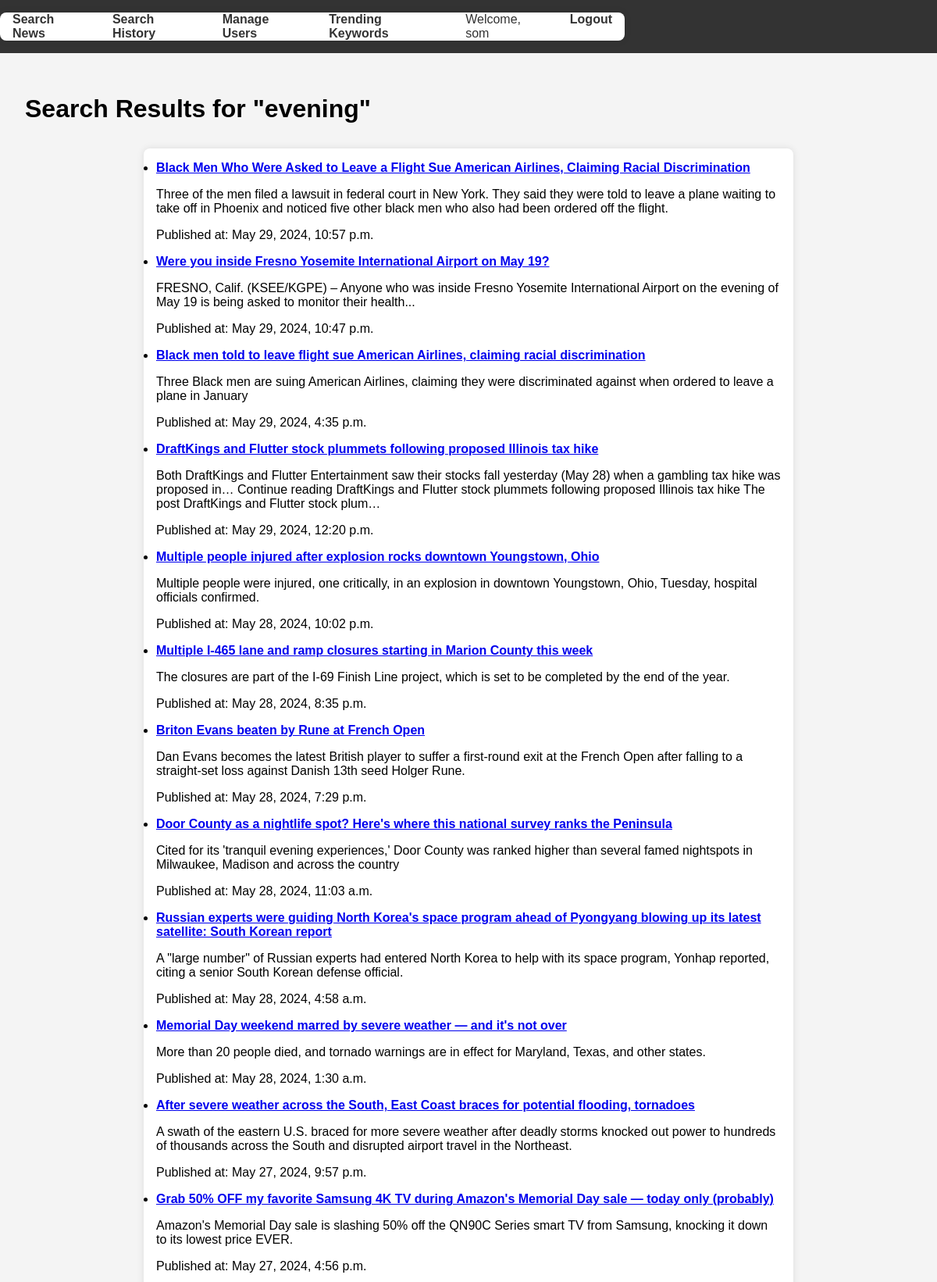
The app's page /search/results/15/ (signed in, upper part) with its own data.
### search/models.py (models this page shows, shortened)
class KeywordSearch(models.Model):
    user = models.ForeignKey(User, on_delete=models.CASCADE)
    keyword = models.CharField(max_length=255)
    last_searched = models.DateTimeField(auto_now=True)
    last_api_request = models.DateTimeField(null=True, blank=True)
    search_count = models.IntegerField(default=0)
    def __str__(self):
        return f'{self.keyword} by {self.user}'

class NewsArticle(models.Model):
    keyword_search = models.ForeignKey(KeywordSearch,related_name='news_articles', on_delete=models.CASCADE)
    title = models.CharField(max_length=255)
    description = models.TextField(null=True, blank=True)
    url = models.URLField()
    published_at = models.DateTimeField()
    class Meta:
        ordering = ['-published_at']
    def __str__(self):
        return self.title

### search/views.py (the view)
# urls.py: path('results/<int:keyword_search_id>/', views.search_results, name='search_results'),
@login_required
def search_results(request, keyword_search_id):
    keyword_search = KeywordSearch.objects.get(id=keyword_search_id, user=request.user)
    print(keyword_search)
    articles = keyword_search.news_articles.all()
    print(articles)
    return render(request, 'search/result.html', {'keyword_search': keyword_search, 'articles': articles})

### search/templates/search/result.html (shortened to what this page needs)
{% extends "base.html" %}
{% block content %}
<h1>Search Results for "{{ keyword_search.keyword }}"</h1>
<ul>
    {% for article in articles %}
        <li>
            <a href="{{ article.url }}" target="_blank">{{ article.title }}</a>
            <p>{{ article.description }}</p>
            <p>Published at: {{ article.published_at }}</p>
        </li>
    {% endfor %}
</ul>
{% endblock %}

### templates/base.html (shortened to what this page needs)
{% load static %}
<!DOCTYPE html>
<html>
<head>
    <link rel="stylesheet" type="text/css" href="{% static 'css/styles.css' %}">
</head>
<body>
    <header>
        <nav>
            <ul>
                <li><a href="{% url 'search_news' %}">Search News</a></li>
                <li><a href="{% url 'search_history' %}">Search History</a></li>
                {% if user.is_superuser %}
                    <li><a href="{% url 'manage_users' %}">Manage Users</a></li>
                    <li><a href="{% url 'trending_keywords' %}">Trending Keywords</a></li>
                {% endif %}
                {% if user.is_authenticated %}
                    <li>Welcome, {{ user.username }}</li>
                    <li><a href="{% url 'logout' %}">Logout</a></li>
                {% else %}
                    <li><a href="{% url 'login' %}">Login</a></li>
                {% endif %}
            </ul>
        </nav>
    </header>
    <main>
        {% block content %}
        {% endblock %}
    </main>
</body>
</html>

### static/css/styles.css (style rules this page uses)
body { font-family: Arial, sans-serif; margin: 0; padding: 0; background-color: #f4f4f4; }
header { background-color: #333; color: white; padding: 1rem 0; }
nav ul { list-style-type: none; margin: 0; padding: 0; display: flex; justify-content: center; }
nav ul li { margin: 0 1rem; color: #333; text-decoration: none; }
nav ul li a { color: #333; text-decoration: none; }
main { padding: 2rem; }
ul { max-width: 800px; margin: 2rem auto; background: white; padding: 1rem; border-radius: 8px; box-shadow: 0 0 10px rgba(0, 0, 0, 0.1); }
ul li { margin-bottom: 1rem; }
ul li a { font-weight: bold; }

### records on screen
KeywordSearch: keyword "evening"
NewsArticle: title "Black Men Who Were Asked to Leave a Flight Sue American Airlines, Claiming Racial Discrimination", description "Three of the men filed a lawsuit in federal court in New York. They said they were told to leave a plane waiting to take off in Phoenix and noticed five other black men who also had been ordered off the flight.", published_at "May 29, 2024, 10:57 p.m."
NewsArticle: title "Were you inside Fresno Yosemite International Airport on May 19?", description "FRESNO, Calif. (KSEE/KGPE) – Anyone who was inside Fresno Yosemite International Airport on the evening of May 19 is being asked to monitor their health...", published_at "May 29, 2024, 10:47 p.m."
NewsArticle: title "Black men told to leave flight sue American Airlines, claiming racial discrimination", description "Three Black men are suing American Airlines, claiming they were discriminated against when ordered to leave a plane in January", published_at "May 29, 2024, 4:35 p.m."
NewsArticle: title "DraftKings and Flutter stock plummets following proposed Illinois tax hike", description "Both DraftKings and Flutter Entertainment saw their stocks fall yesterday (May 28) when a gambling tax hike was proposed in… Continue reading DraftKings and Flutter stock plummets following proposed Illinois tax hike The post DraftKings and Flutter stock plum…", published_at "May 29, 2024, 12:20 p.m."
NewsArticle: title "Multiple people injured after explosion rocks downtown Youngstown, Ohio", description "Multiple people were injured, one critically, in an explosion in downtown Youngstown, Ohio, Tuesday, hospital officials confirmed.", published_at "May 28, 2024, 10:02 p.m."
NewsArticle: title "Multiple I-465 lane and ramp closures starting in Marion County this week", description "The closures are part of the I-69 Finish Line project, which is set to be completed by the end of the year.", published_at "May 28, 2024, 8:35 p.m."
NewsArticle: title "Briton Evans beaten by Rune at French Open", description "Dan Evans becomes the latest British player to suffer a first-round exit at the French Open after falling to a straight-set loss against Danish 13th seed Holger Rune.", published_at "May 28, 2024, 7:29 p.m."
NewsArticle: title "Door County as a nightlife spot? Here's where this national survey ranks the Peninsula", description "Cited for its 'tranquil evening experiences,' Door County was ranked higher than several famed nightspots in Milwaukee, Madison and across the country", published_at "May 28, 2024, 11:03 a.m."
NewsArticle: title "Russian experts were guiding North Korea's space program ahead of Pyongyang blowing up its latest satellite: South Korean report", description "A \"large number\" of Russian experts had entered North Korea to help with its space program, Yonhap reported, citing a senior South Korean defense official.", published_at "May 28, 2024, 4:58 a.m."
NewsArticle: title "Memorial Day weekend marred by severe weather — and it's not over", description "More than 20 people died, and tornado warnings are in effect for Maryland, Texas, and other states.", published_at "May 28, 2024, 1:30 a.m."
NewsArticle: title "After severe weather across the South, East Coast braces for potential flooding, tornadoes", description "A swath of the eastern U.S. braced for more severe weather after deadly storms knocked out power to hundreds of thousands across the South and disrupted airport travel in the Northeast.", published_at "May 27, 2024, 9:57 p.m."
NewsArticle: title "Grab 50% OFF my favorite Samsung 4K TV during Amazon's Memorial Day sale — today only (probably)", description "Amazon's Memorial Day sale is slashing 50% off the QN90C Series smart TV from Samsung, knocking it down to its lowest price EVER.", published_at "May 27, 2024, 4:56 p.m."

### other values on screen
{{ user.username }} "som"
